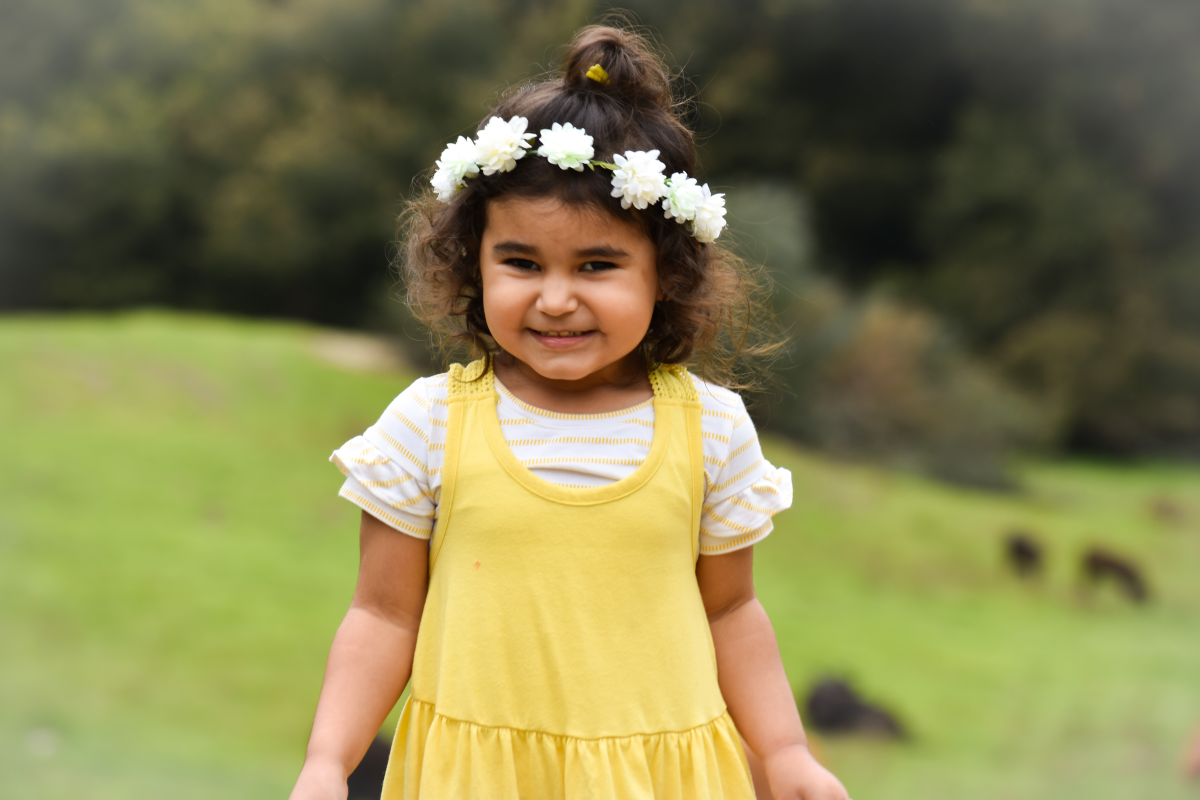
#> input picture Photos/sofia.jpg, 6000 x 4000 px (shown at 1/5 size)
$ python draw.py
#> lines starting #> are read from the running program, lines starting #| are printed output that depends on the picture
### rescale.py
import cv2 as cv

# img = cv.imread("Photos/sofia")
# cv.imshow("Sofia", img)

def rescaleFrame(frame, scale=0.75):
    width = int(frame.shape[1] * scale)
    height = int(frame.shape[0] * scale)
    dimensions= (width,height)

    return cv.resize(frame, dimensions, interpolation=cv.INTER_AREA)

img = cv.imread('Photos/sofia.jpg')
#> img is the input picture: shape (4000, 6000, 3); mean B, G, R 81, 130, 133.6

# cv.imshow("Sofia", img)

pic_resized = rescaleFrame(img,scale=.2)
#> in rescaleFrame, `return cv.resize(frame, dimensions, interpolation=cv.INTER_AREA)`:
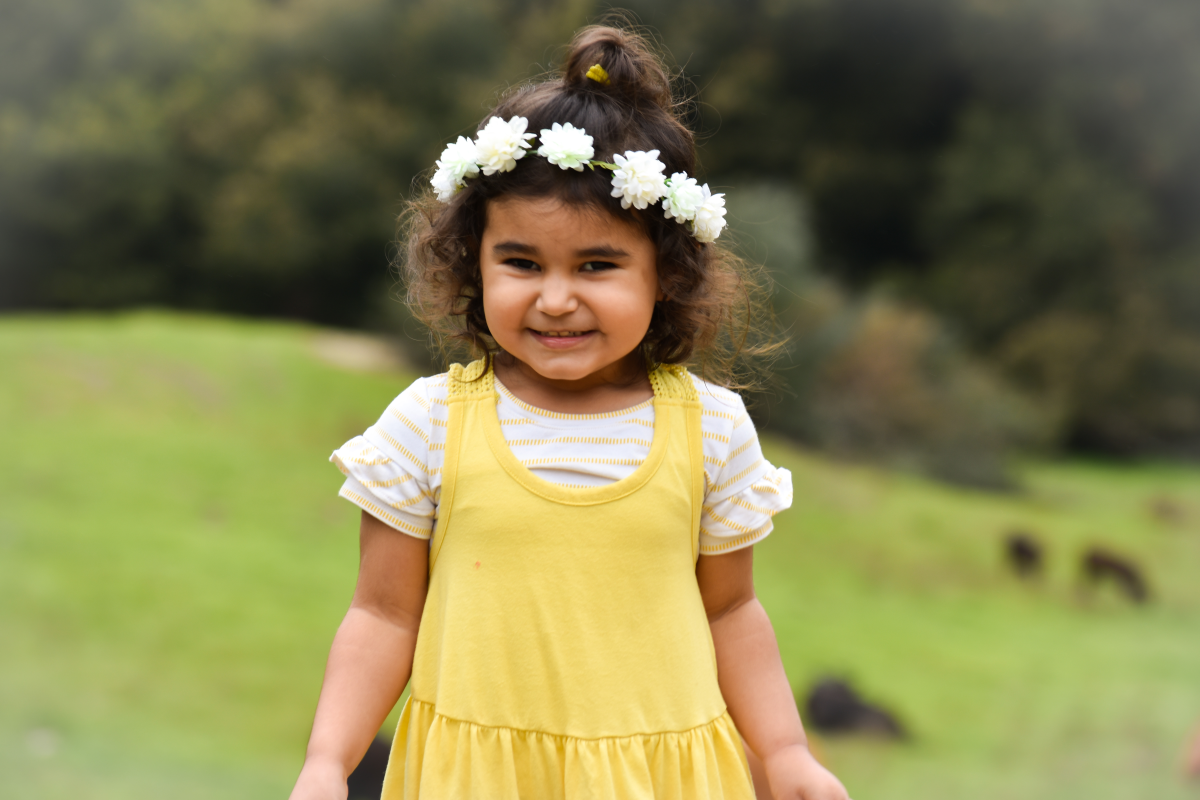
#> returned value: shape (800, 1200, 3); mean of channels 0, 1, 2 81, 130, 133.6; drawn as B, G, R
cv.imshow("Sofia Resized", pic_resized)


cv.waitKey(0)

### draw.py
import cv2 as cv
import numpy as np
from rescale import rescaleFrame
img = cv.imread("Photos/sofia.jpg")
pic_resized = rescaleFrame(img,scale=.2)
# [22 lines of commented-out code are left out]

cv.rectangle(pic_resized, (400,100), (700,400), (0,0,255), thickness=3)
cv.imshow("Rectangle", pic_resized)

cv.putText(pic_resized,"Sofia", (500,430), cv.FONT_HERSHEY_TRIPLEX, 1.0, (0,255,0), 2 )
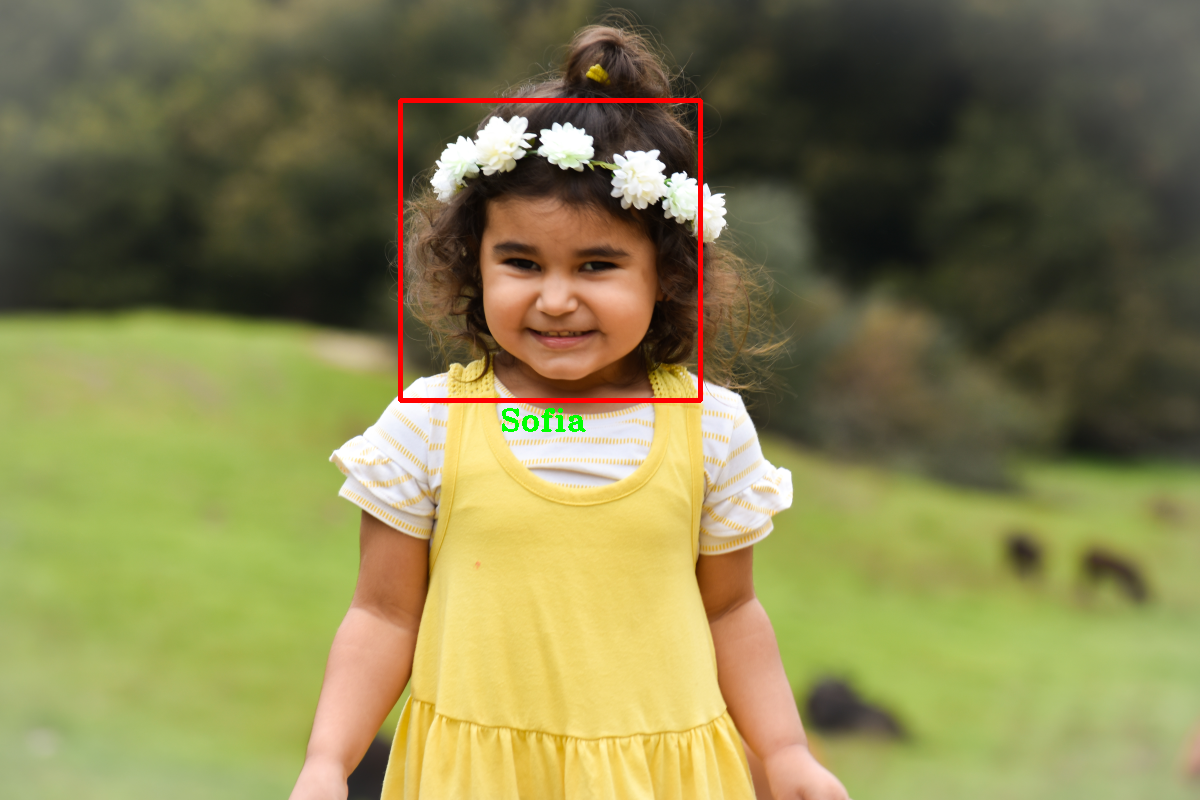
#> pic_resized: shape (800, 1200, 3); mean B, G, R 80.4, 129.3, 134.2
cv.imshow("Text", pic_resized)
cv.waitKey(0)
